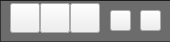
       <widget class="QFrame" name="_controllerFrame">
        <property name="minimumSize">
         <size>
          <width>0</width>
          <height>35</height>
         </size>
        </property>
        <property name="styleSheet">
         <string notr="true">QFrame{
background-color: rgb(108, 108, 108);
border-top : 1px solid  rgb(30, 30, 30);
border-left : 1px solid  rgb(50, 50, 50);
border-bottom : 1px solid  rgb(60, 60, 60);
}</string>
        </property>
        <property name="frameShape">
         <enum>QFrame::StyledPanel</enum>
        </property>
        <property name="frameShadow">
         <enum>QFrame::Raised</enum>
        </property>
        <widget class="QPushButton" name="_previousTrack">
         <property name="geometry">
          <rect>
           <x>10</x>
           <y>3</y>
           <width>30</width>
           <height>30</height>
          </rect>
         </property>
         <property name="styleSheet">
          <string notr="true">QPushButton {border-image: url(:/data/Image/prev pressed.png);
width: 50px;
}

QPushButton::Pressed {border-image: url(:/data/Image/prev.png);
width: 50px;
}</string>
         </property>
         <property name="text">
          <string/>
         </property>
        </widget>
        <widget class="QPushButton" name="_playPauseButton">
         <property name="geometry">
          <rect>
           <x>40</x>
           <y>3</y>
           <width>30</width>
           <height>30</height>
          </rect>
         </property>
         <property name="styleSheet">
          <string notr="true">QPushButton {border-image: url(:/data/Image/play pressed.png);
width: 50px;
}

QPushButton::pressed {
border-image: url(:/data/Image/play.png);
width: 50px;
}</string>
         </property>
         <property name="text">
          <string/>
         </property>
        </widget>
        <widget class="QPushButton" name="_nextTrack">
         <property name="geometry">
          <rect>
           <x>70</x>
           <y>3</y>
           <width>30</width>
           <height>30</height>
          </rect>
         </property>
         <property name="styleSheet">
          <string notr="true">QPushButton {

border-image: url(:/data/Image/next pressed.png);
width: 50px;
}
QPushButton::pressed {
border-image: url(:/data/Image/next.png);
width: 50px;
}</string>
         </property>
         <property name="text">
          <string/>
         </property>
        </widget>
        <widget class="QPushButton" name="_pauseButton">
         <property name="enabled">
          <bool>true</bool>
         </property>
         <property name="geometry">
          <rect>
           <x>40</x>
           <y>3</y>
           <width>30</width>
           <height>30</height>
          </rect>
         </property>
         <property name="styleSheet">
          <string notr="true">QPushButton {border-image: url(:/data/Image/pause pressed.png);
}

QPushButton::pressed {
border-image: url(:/data/Image/pause.png);
}</string>
         </property>
         <property name="text">
          <string/>
         </property>
        </widget>
        <widget class="QPushButton" name="pushButton">
         <property name="geometry">
          <rect>
           <x>110</x>
           <y>10</y>
           <width>21</width>
           <height>21</height>
          </rect>
         </property>
         <property name="styleSheet">
          <string notr="true">QPushButton {border-image: url(:/data/Image/repeat pressed.png);
width: 50px;
}

QPushButton::Pressed {border-image: url(:/data/Image/repeat.png);
width: 50px;
}</string>
         </property>
         <property name="text">
          <string/>
         </property>
        </widget>
        <widget class="QPushButton" name="pushButton_2">
         <property name="geometry">
          <rect>
           <x>140</x>
           <y>10</y>
           <width>21</width>
           <height>21</height>
          </rect>
         </property>
         <property name="styleSheet">
          <string notr="true">QPushButton {border-image: url(:/data/Image/shuffle pressed.png);
width: 50px;
}

QPushButton::Pressed {border-image: url(:/data/Image/shuffle.png);
width: 50px;
}</string>
         </property>
         <property name="text">
          <string/>
         </property>
        </widget>
       </widget>
